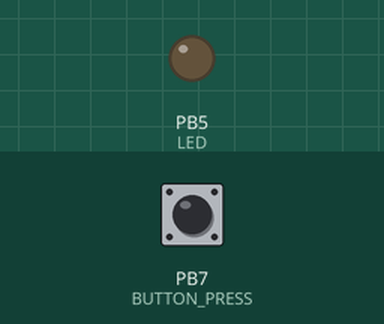
A program run on a simulated ATmega328P, built with avr-gcc and emulated at 16 MHz. On the bench: output pins drawn as LEDs (lit = HIGH). Dashed ring = blinking. Inputs (shaded band) come from the test bench; at power-on: PB7 (BUTTON_PRESS) HIGH.

Above: at 1.2 s.
1.3 s: PB7 (BUTTON_PRESS) pulled LOW for 0.15 s
At 2.1 s:
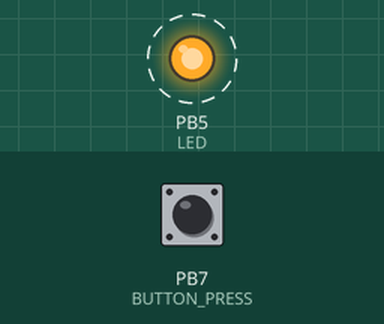
4.4 s: PB7 (BUTTON_PRESS) pulled LOW for 1 s
At 5.7 s:
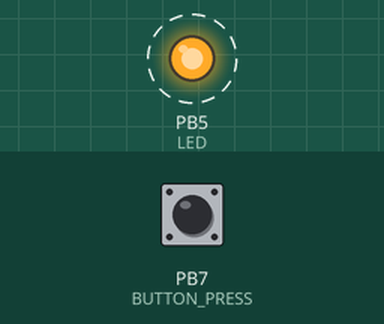
Timing chart, 0 to 11.8 s (numbered marks = the images above; inputs shaded):
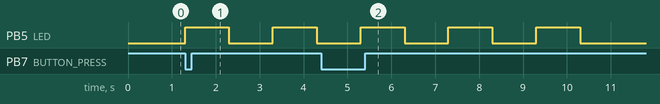

Measured:
- after the input at 1.3 s, PB5 (LED): alternates HIGH for 1.0 s and LOW for 1.0 s, starting at once
- after the input at 4.4 s, PB5 (LED): alternates HIGH for 1.0 s and LOW for 1.0 s, 6 changes in all, then stays LOW, starting after 0.90 s

The program:

main.c
```c
#define F_CPU 16E6			// or F_CPU 16000000

#include <avr/io.h>
#include <util/delay.h>

#define LED_ON PORTB |= (1<<5)
#define LED_OFF PORTB &= ~(1<<5)
#define LED_TOGGLE PINB |= (1<<5)

#define BUTTON_PRESS (!(PINB & (1<<7)))

unsigned buttonPresses = 0;

void init(void){
	// LED
	DDRB |= (1<<5);		// Configure PB5 as Output

	// Button
	DDRB &= ~(1<<7);	//Configure PB1 as Input
	PORTB |= 1<<7;		//Enable Internal Pull-Up at PB1
}

void blink(){
	for(unsigned i = 0; i <= buttonPresses; i++){
		LED_ON;
		_delay_ms(1000);
		LED_OFF;
		_delay_ms(1000);
	}
}

int main(void){
	init();

	while (1){
		if(BUTTON_PRESS){
			blink(buttonPresses ++);
		}
	}
}
```
